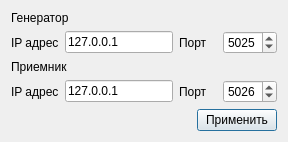
<?xml version="1.0" encoding="UTF-8"?>
<ui version="4.0">
 <class>Dialog</class>
 <widget class="QDialog" name="Dialog">
  <property name="geometry">
   <rect>
    <x>0</x>
    <y>0</y>
    <width>288</width>
    <height>141</height>
   </rect>
  </property>
  <property name="windowTitle">
   <string>Настройка подключения</string>
  </property>
  <property name="windowIcon">
   <iconset>
    <normaloff>../build-linearity_measurement-Desktop_Qt_5_8_0_MinGW_32bit-Release/release/ico/ип.png</normaloff>../build-linearity_measurement-Desktop_Qt_5_8_0_MinGW_32bit-Release/release/ico/ип.png</iconset>
  </property>
  <layout class="QVBoxLayout" name="verticalLayout">
   <item>
    <layout class="QHBoxLayout" name="horizontalLayout">
     <item>
      <widget class="QLabel" name="label">
       <property name="text">
        <string>Генератор</string>
       </property>
      </widget>
     </item>
    </layout>
   </item>
   <item>
    <layout class="QHBoxLayout" name="horizontalLayout_2">
     <item>
      <widget class="QLabel" name="label_3">
       <property name="text">
        <string>IP адрес</string>
       </property>
      </widget>
     </item>
     <item>
      <widget class="QLineEdit" name="adr1">
       <property name="sizePolicy">
        <sizepolicy hsizetype="Fixed" vsizetype="Fixed">
         <horstretch>0</horstretch>
         <verstretch>0</verstretch>
        </sizepolicy>
       </property>
       <property name="text">
        <string>127.0.0.1</string>
       </property>
      </widget>
     </item>
     <item>
      <widget class="QLabel" name="label_2">
       <property name="text">
        <string>Порт</string>
       </property>
      </widget>
     </item>
     <item>
      <widget class="QSpinBox" name="port1">
       <property name="maximum">
        <number>9999</number>
       </property>
       <property name="value">
        <number>5025</number>
       </property>
      </widget>
     </item>
    </layout>
   </item>
   <item>
    <layout class="QHBoxLayout" name="horizontalLayout_3">
     <item>
      <widget class="QLabel" name="label_4">
       <property name="text">
        <string>Приемник</string>
       </property>
      </widget>
     </item>
    </layout>
   </item>
   <item>
    <layout class="QHBoxLayout" name="horizontalLayout_4">
     <property name="bottomMargin">
      <number>0</number>
     </property>
     <item>
      <widget class="QLabel" name="label_5">
       <property name="text">
        <string>IP адрес</string>
       </property>
      </widget>
     </item>
     <item>
      <widget class="QLineEdit" name="adr2">
       <property name="sizePolicy">
        <sizepolicy hsizetype="Fixed" vsizetype="Fixed">
         <horstretch>0</horstretch>
         <verstretch>0</verstretch>
        </sizepolicy>
       </property>
       <property name="text">
        <string>127.0.0.1</string>
       </property>
      </widget>
     </item>
     <item>
      <widget class="QLabel" name="label_6">
       <property name="text">
        <string>Порт</string>
       </property>
      </widget>
     </item>
     <item>
      <widget class="QSpinBox" name="port2">
       <property name="maximum">
        <number>9999</number>
       </property>
       <property name="value">
        <number>5026</number>
       </property>
      </widget>
     </item>
    </layout>
   </item>
   <item>
    <layout class="QHBoxLayout" name="horizontalLayout_5">
     <item>
      <spacer name="horizontalSpacer">
       <property name="orientation">
        <enum>Qt::Horizontal</enum>
       </property>
       <property name="sizeHint" stdset="0">
        <size>
         <width>40</width>
         <height>20</height>
        </size>
       </property>
      </spacer>
     </item>
     <item>
      <widget class="QPushButton" name="pushButton">
       <property name="sizePolicy">
        <sizepolicy hsizetype="Fixed" vsizetype="Fixed">
         <horstretch>0</horstretch>
         <verstretch>0</verstretch>
        </sizepolicy>
       </property>
       <property name="text">
        <string>Применить</string>
       </property>
      </widget>
     </item>
    </layout>
   </item>
  </layout>
 </widget>
 <resources/>
 <connections/>
</ui>
